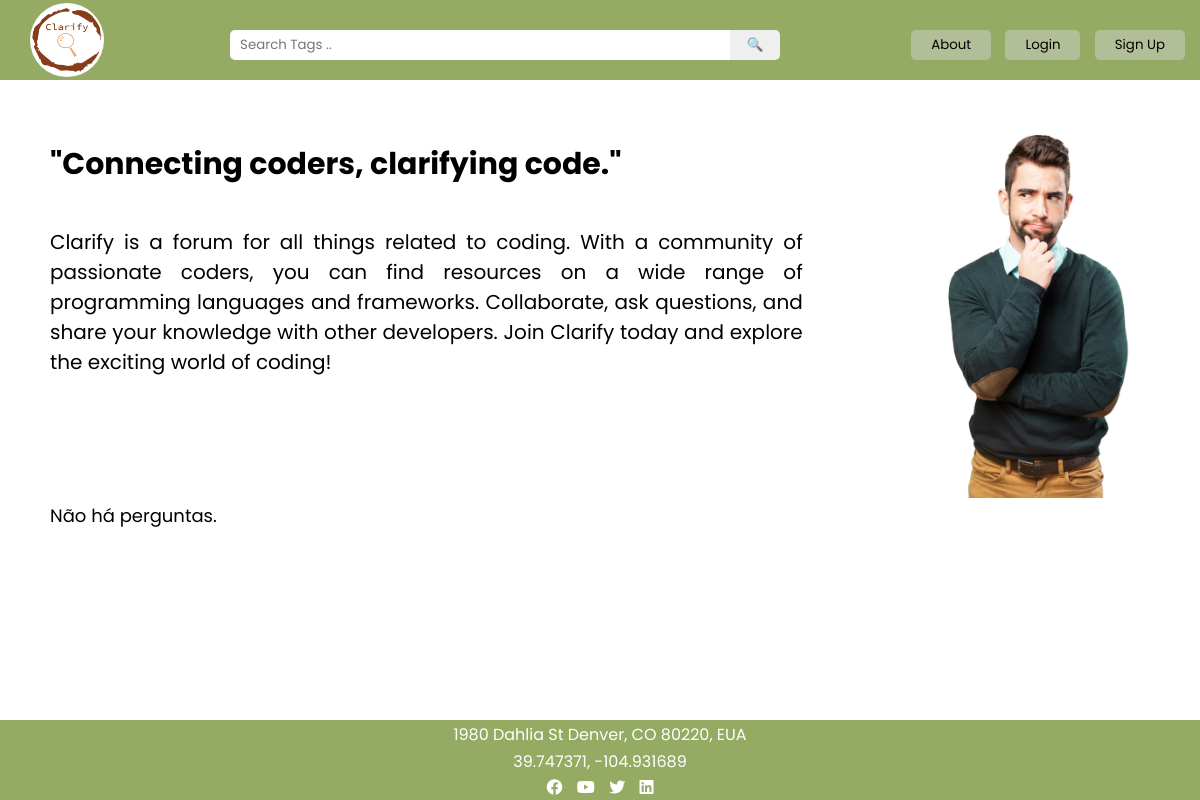
/forum/, run on an earlier commit of the app's database.
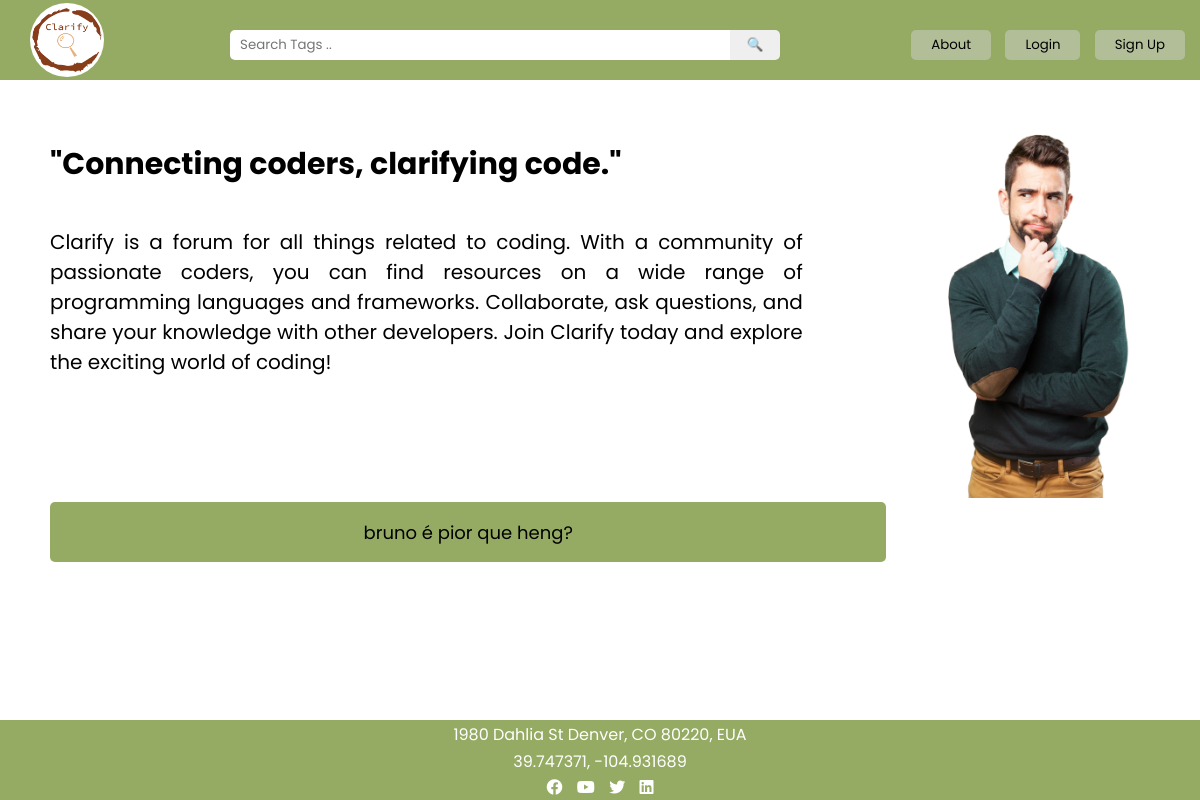
And on a later commit of the database.
### forum/models.py (models this page shows)
class Questao(models.Model):
    user = models.ForeignKey(User, on_delete=models.CASCADE)
    questao_titulo = models.CharField(max_length=100, default="")
    questao_descricao = models.CharField(max_length=500, default="")
    questao_data = models.DateTimeField('data da publicacao')
    tags = models.ManyToManyField('Tag', related_name='questao')
    numero_likes = models.IntegerField(default=0)

### forum/views.py (the view)
# urls.py: path("", views.index, name="index"), # pagina inicial/home
def index(request):
    latest_list = Questao.objects.order_by('-questao_data')[:20]
    return render(request, 'index.html', {"list": latest_list})

### forum/templates/index.html (shortened to what this page needs)
{% load static %}
<link rel="stylesheet" type="text/css" href="{% static 'style/style.css' %}" />
<!DOCTYPE html>
<html>
    <head>
      <link rel="stylesheet" href="https://cdnjs.cloudflare.com/ajax/libs/font-awesome/5.15.3/css/all.min.css" />
    </head>
    <body>
        {% block header %}
        <header>
            <nav>
                <a href="{% url 'forum:index' %}"><img src="{% static 'images/clarify_logo.png' %}" alt="Logo"></a>
                {% block search_bar %}
                    <form class="search-form" action="{% url 'forum:pesquisa_questoes' %}" method="post" >
                        <input type="text" name="tags" placeholder="Search Tags .." />
                        <input type="submit" value="🔍" />
                    </form>
                {% endblock %}
                <div class="button_nav_list">
                    <a href="{% url 'forum:about' %}"><button>About</button></a>
                    {% if user.is_authenticated%}
                    <a href="{% url 'forum:logoutView' %}"><button>Logout</button></a>
                    {% else %}
                    <a href="{% url 'forum:loginView' %}"><button>Login</button></a>
                    <a href="{% url 'forum:sign_up' %}"><button>Sign Up</button></a>
                    {% endif %}
                </div>
            </nav>
        </header>
        {% endblock %}
        {% block main %}
        <section>
            <div class="main{% if not request.user.is_authenticated %} full-width{% endif %}">
                {% block conteudo %}
                <div class="index_content">
                    <div class="left">
                        <div class="texto_introducao">
                            <h2>"Connecting coders, clarifying code."</h2>
                            <p>Clarify is a forum for all things related to coding. With a community of
                                passionate coders, you can find resources on a wide range of programming
                                languages and frameworks. Collaborate, ask questions, and share your knowledge
                                with other developers. Join Clarify today and explore the exciting world of coding!</p>
                        </div>
                        <div class="lista_questoes_index">
                            {% if list %}
                            <ul>
                                {% for questao in list %}
                                <li class="question"><form><button type="submit" formaction="{% url 'forum:detalhe_questao' questao.id %}">
                                    {{ questao.questao_titulo }}</button></form></li>
                                {% endfor %}
                            </ul>
                            {% else  %}
                                Não há perguntas.
                            {% endif %}
                        </div>
                    </div>
                    <div class="right">
                        <img src="{% static 'images/model.png' %}" alt="">
                    </div>
                </div>
            {% endblock %}
            </div>
        </section>
        {% endblock %}
        {% block footer %}
        <footer>
            <p>1980 Dahlia St Denver, CO 80220, EUA</p>
            <p>39.747371, -104.931689</p>
            <div class="social-icons">
                <a href="https://www.facebook.com/"><i class="fab fa-facebook"></i></a>
                <a href="https://www.youtube.com/"><i class="fab fa-youtube"></i></a>
                <a href="https://twitter.com/"><i class="fab fa-twitter"></i></a>
                <a href="https://www.linkedin.com/"><i class="fab fa-linkedin"></i></a>
            </div>
        </footer>
        {% endblock %}
    </body>
</html>

What changed in the data, as far as the page shows it:
added Questao: questao_titulo "bruno é pior que heng?"
Also different on the page:
text no longer shown: "Não há perguntas."
